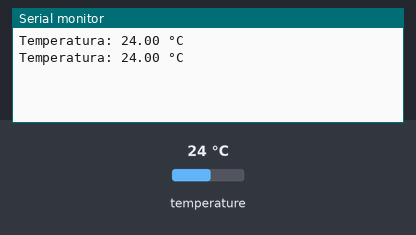
Recording of a sketch running on a simulated Arduino Uno, built with avr-gcc and run on an emulated ATmega328P. Shown: the last lines printed to the serial monitor. The test bench sets the inputs (shaded band); at power-on: temperature 24 °C.

Above: at 3.3 s.
3.4 s: temperature set to 12 °C
At 5.5 s:
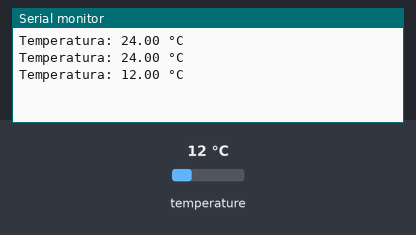
5.9 s: temperature set to 19 °C
At 7.0 s:
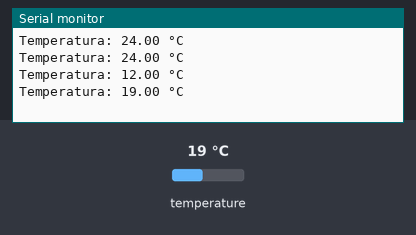
Timing chart, 0 to 8.9 s (numbered marks = the images above; inputs shaded):
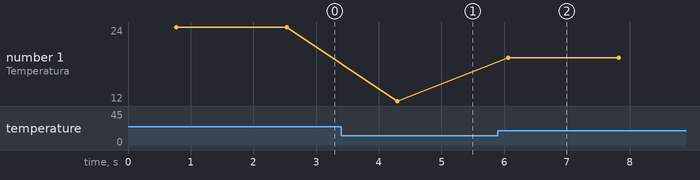

The sketch:

SensorDeTemperatura.ino
```cpp
#include <OneWire.h>
#include <DallasTemperature.h>

// Definir o pino de dados do DS18B20
#define ONE_WIRE_BUS 2  // Pino de dados conectado ao pino digital 2 do Arduino

// Criar o objeto OneWire para comunicar com o sensor
OneWire oneWire(ONE_WIRE_BUS);

// Passar a referência do OneWire para a biblioteca DallasTemperature
DallasTemperature sensors(&oneWire);

void setup() {
  // Iniciar a comunicação serial para visualização no monitor serial
  Serial.begin(9600);

  // Iniciar a biblioteca de sensores
  sensors.begin();
}

void loop() {
  // Solicitar que os sensores façam a leitura de temperatura
  sensors.requestTemperatures();

  // Imprimir a temperatura do sensor (em graus Celsius)
  Serial.print("Temperatura: ");
  Serial.print(sensors.getTempCByIndex(0));  // O '0' indica que estamos lendo o primeiro sensor DS18B20
  Serial.println(" °C");

  delay(1000);  // Aguardar 1 segundo antes de realizar outra leitura
}
```

Measured:
- after the input at 3.4 s, the serial monitor: prints a new line after 0.90 s (image 1)
- after the input at 5.9 s, the serial monitor: prints a new line after 0.16 s (image 2)
- plotted number 1: 24 → 12 after the input at 3.4 s, 12 → 19 after the input at 5.9 s
